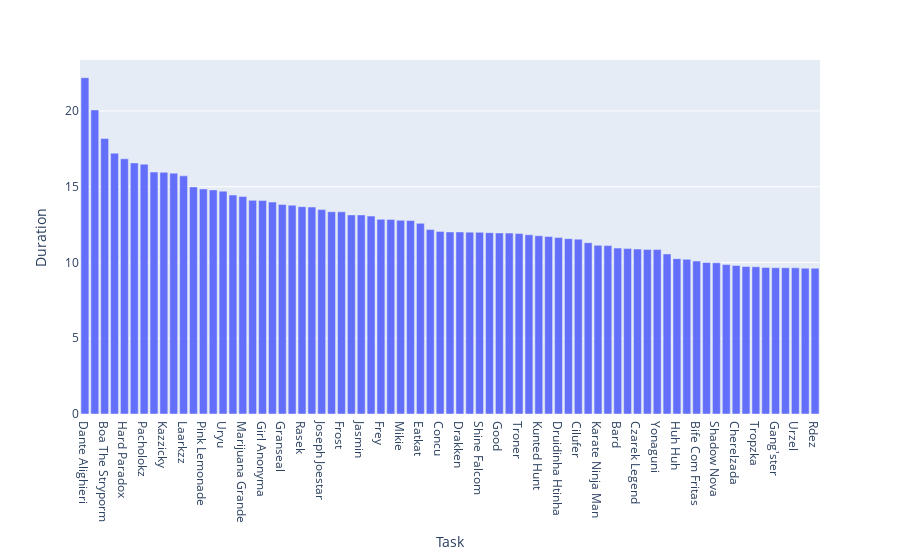

Here is the notebook cell this chart was saved with:
### Code cell
fig = px.bar(data, x='Task', y='Duration')
fig.show()

### Figure 1 — Plotly figure (JSON) as saved in the notebook; plotly's stock layout.template omitted (floating-point values rounded to 4 significant figures)
{"data": [{"alignmentgroup": "True", "hovertemplate": "Task=%{x}<br>Duration=%{y}<extra></extra>", "legendgroup": "", "marker": {"color": "#636efa", "pattern": {"shape": ""}}, "name": "", "offsetgroup": "", "orientation": "v", "showlegend": false, "textposition": "auto", "type": "bar", "x": ["Dante Alighieri", "Ethernal Knight", "Boa The Stryporm", "Listen", "Hard Paradox", "Pew Pew Boii", "Pacholokz", "Sokomo Masho", "Kazzicky", "Sinmi", "Laarkzz", "Ichimadu", "Pink Lemonade", "Lindy't", "Uryu", "Zimna Wojna", "Marijuana Grande", "Millennial", "Girl Anonyma", "King Xuman", "Granseal", "Zelo", "Rasek", "Xidel", "Joseph Joestar", "Ferfoglia", "Frost", "Beicim", "Jasmin", "Viktor", "Frey", "Makapa", "Mikie", "Grangarr", "Eatkat", "Throbbing Girth", "Concu", "Desmos", "Drakken", "Swagg", "Shine Falcom", "Devastador", "Good", "Fory", "Troner", "Wolfmask", "Kunted Hunt", "Ixtab", "Druidinha Htinha", "Genji", "Cilufer", "Contra", "Karate Ninja Man", "Poth Daman", "Bard", "Super Tizok", "Czarek Legend", "Neo Sasuke", "Yonaguni", "Nieszczesliwy", "Huh Huh", "Eydorian", "Bife Com Fritas", "Lazaro Boltador", "Shadow Nova", "Discoteck", "Cherelzada", "Ichiman", "Tropzka", "Oxys", "Gang'ster", "Light Leader", "Urzel", "Warpig", "Rdez"], "xaxis": "x", "y": [22.2, 20.07, 18.19, 17.22, 16.84, 16.57, 16.49, 15.97, 15.95, 15.9, 15.72, 14.99, 14.85, 14.79, 14.71, 14.45, 14.35, 14.1, 14.09, 13.99, 13.83, 13.78, 13.68, 13.66, 13.49, 13.35, 13.34, 13.14, 13.14, 13.06, 12.85, 12.84, 12.78, 12.77, 12.58, 12.18, 12.05, 12.02, 12.01, 12.0, 11.99, 11.97, 11.95, 11.94, 11.91, 11.83, 11.77, 11.71, 11.64, 11.57, 11.54, 11.31, 11.13, 11.11, 10.95, 10.92, 10.89, 10.86, 10.85, 10.56, 10.25, 10.21, 10.1, 9.994, 9.978, 9.859, 9.806, 9.731, 9.716, 9.67, 9.656, 9.652, 9.645, 9.625, 9.616], "yaxis": "y"}], "layout": {"barmode": "relative", "legend": {"tracegroupgap": 0}, "margin": {"t": 60}, "xaxis": {"anchor": "y", "domain": [0, 1], "title": {"text": "Task"}}, "yaxis": {"anchor": "x", "domain": [0, 1], "title": {"text": "Duration"}}}}
